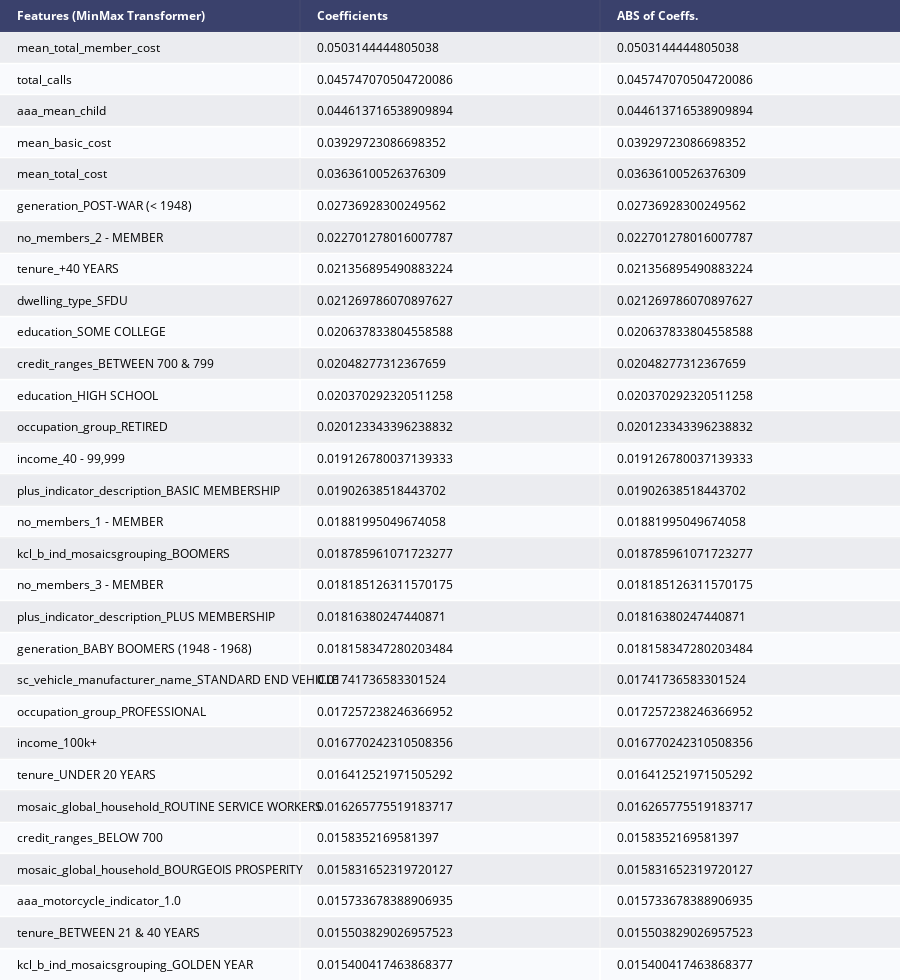

The cell this chart's notebook holds for it:
### Code cell
coef_df_et = pd.DataFrame({'feature':testX.columns, 'coefs': et.feature_importances_})
coef_df_et["abs_coeff"] = coef_df_et['coefs'].abs()
coef_df_et.sort_values("abs_coeff",ascending=False,inplace=True)
coef_df_et.nlargest(30,columns=["abs_coeff"])
counts_et = pd.DataFrame(coef_df_et.nlargest(30,columns=["abs_coeff"]), index=None)
counts_et.rename(columns={"feature": "Features (MinMax Transformer)", 'coefs':'Coefficients', 'abs_coeff': "ABS of Coeffs."}, inplace=True)
fig = ff.create_table(counts_et, height_constant=30, index=False)
fig.write_image(var_to_predict_save+'_et_coef.png')
py.iplot(fig)

### Figure 1 — Plotly figure (JSON) as saved in the notebook; plotly's stock layout.template omitted (floating-point values rounded to 4 significant figures)
{"data": [{"colorscale": [[0, "#00083e"], [0.5, "#ededee"], [1, "#ffffff"]], "hoverinfo": "none", "opacity": 0.75, "showscale": false, "type": "heatmap", "z": [[0, 0, 0], [0.5, 0.5, 0.5], [1, 1, 1], [0.5, 0.5, 0.5], [1, 1, 1], [0.5, 0.5, 0.5], [1, 1, 1], [0.5, 0.5, 0.5], [1, 1, 1], [0.5, 0.5, 0.5], [1, 1, 1], [0.5, 0.5, 0.5], [1, 1, 1], [0.5, 0.5, 0.5], [1, 1, 1], [0.5, 0.5, 0.5], [1, 1, 1], [0.5, 0.5, 0.5], [1, 1, 1], [0.5, 0.5, 0.5], [1, 1, 1], [0.5, 0.5, 0.5], [1, 1, 1], [0.5, 0.5, 0.5], [1, 1, 1], [0.5, 0.5, 0.5], [1, 1, 1], [0.5, 0.5, 0.5], [1, 1, 1], [0.5, 0.5, 0.5], [1, 1, 1]]}], "layout": {"annotations": [{"align": "left", "font": {"color": "#ffffff"}, "showarrow": false, "text": "<b>Features (MinMax Transformer)</b>", "x": -0.45, "xanchor": "left", "xref": "x", "y": 0, "yref": "y"}, {"align": "left", "font": {"color": "#ffffff"}, "showarrow": false, "text": "<b>Coefficients</b>", "x": 0.55, "xanchor": "left", "xref": "x", "y": 0, "yref": "y"}, {"align": "left", "font": {"color": "#ffffff"}, "showarrow": false, "text": "<b>ABS of Coeffs.</b>", "x": 1.55, "xanchor": "left", "xref": "x", "y": 0, "yref": "y"}, {"align": "left", "font": {"color": "#000000"}, "showarrow": false, "text": "mean_total_member_cost", "x": -0.45, "xanchor": "left", "xref": "x", "y": 1, "yref": "y"}, {"align": "left", "font": {"color": "#000000"}, "showarrow": false, "text": "0.0503144444805038", "x": 0.55, "xanchor": "left", "xref": "x", "y": 1, "yref": "y"}, {"align": "left", "font": {"color": "#000000"}, "showarrow": false, "text": "0.0503144444805038", "x": 1.55, "xanchor": "left", "xref": "x", "y": 1, "yref": "y"}, {"align": "left", "font": {"color": "#000000"}, "showarrow": false, "text": "total_calls", "x": -0.45, "xanchor": "left", "xref": "x", "y": 2, "yref": "y"}, {"align": "left", "font": {"color": "#000000"}, "showarrow": false, "text": "0.045747070504720086", "x": 0.55, "xanchor": "left", "xref": "x", "y": 2, "yref": "y"}, {"align": "left", "font": {"color": "#000000"}, "showarrow": false, "text": "0.045747070504720086", "x": 1.55, "xanchor": "left", "xref": "x", "y": 2, "yref": "y"}, {"align": "left", "font": {"color": "#000000"}, "showarrow": false, "text": "aaa_mean_child", "x": -0.45, "xanchor": "left", "xref": "x", "y": 3, "yref": "y"}, {"align": "left", "font": {"color": "#000000"}, "showarrow": false, "text": "0.044613716538909894", "x": 0.55, "xanchor": "left", "xref": "x", "y": 3, "yref": "y"}, {"align": "left", "font": {"color": "#000000"}, "showarrow": false, "text": "0.044613716538909894", "x": 1.55, "xanchor": "left", "xref": "x", "y": 3, "yref": "y"}, {"align": "left", "font": {"color": "#000000"}, "showarrow": false, "text": "mean_basic_cost", "x": -0.45, "xanchor": "left", "xref": "x", "y": 4, "yref": "y"}, {"align": "left", "font": {"color": "#000000"}, "showarrow": false, "text": "0.03929723086698352", "x": 0.55, "xanchor": "left", "xref": "x", "y": 4, "yref": "y"}, {"align": "left", "font": {"color": "#000000"}, "showarrow": false, "text": "0.03929723086698352", "x": 1.55, "xanchor": "left", "xref": "x", "y": 4, "yref": "y"}, {"align": "left", "font": {"color": "#000000"}, "showarrow": false, "text": "mean_total_cost", "x": -0.45, "xanchor": "left", "xref": "x", "y": 5, "yref": "y"}, {"align": "left", "font": {"color": "#000000"}, "showarrow": false, "text": "0.03636100526376309", "x": 0.55, "xanchor": "left", "xref": "x", "y": 5, "yref": "y"}, {"align": "left", "font": {"color": "#000000"}, "showarrow": false, "text": "0.03636100526376309", "x": 1.55, "xanchor": "left", "xref": "x", "y": 5, "yref": "y"}, {"align": "left", "font": {"color": "#000000"}, "showarrow": false, "text": "generation_POST-WAR (< 1948)", "x": -0.45, "xanchor": "left", "xref": "x", "y": 6, "yref": "y"}, {"align": "left", "font": {"color": "#000000"}, "showarrow": false, "text": "0.02736928300249562", "x": 0.55, "xanchor": "left", "xref": "x", "y": 6, "yref": "y"}, {"align": "left", "font": {"color": "#000000"}, "showarrow": false, "text": "0.02736928300249562", "x": 1.55, "xanchor": "left", "xref": "x", "y": 6, "yref": "y"}, {"align": "left", "font": {"color": "#000000"}, "showarrow": false, "text": "no_members_2 - MEMBER", "x": -0.45, "xanchor": "left", "xref": "x", "y": 7, "yref": "y"}, {"align": "left", "font": {"color": "#000000"}, "showarrow": false, "text": "0.022701278016007787", "x": 0.55, "xanchor": "left", "xref": "x", "y": 7, "yref": "y"}, {"align": "left", "font": {"color": "#000000"}, "showarrow": false, "text": "0.022701278016007787", "x": 1.55, "xanchor": "left", "xref": "x", "y": 7, "yref": "y"}, {"align": "left", "font": {"color": "#000000"}, "showarrow": false, "text": "tenure_+40 YEARS", "x": -0.45, "xanchor": "left", "xref": "x", "y": 8, "yref": "y"}, {"align": "left", "font": {"color": "#000000"}, "showarrow": false, "text": "0.021356895490883224", "x": 0.55, "xanchor": "left", "xref": "x", "y": 8, "yref": "y"}, {"align": "left", "font": {"color": "#000000"}, "showarrow": false, "text": "0.021356895490883224", "x": 1.55, "xanchor": "left", "xref": "x", "y": 8, "yref": "y"}, {"align": "left", "font": {"color": "#000000"}, "showarrow": false, "text": "dwelling_type_SFDU", "x": -0.45, "xanchor": "left", "xref": "x", "y": 9, "yref": "y"}, {"align": "left", "font": {"color": "#000000"}, "showarrow": false, "text": "0.021269786070897627", "x": 0.55, "xanchor": "left", "xref": "x", "y": 9, "yref": "y"}, {"align": "left", "font": {"color": "#000000"}, "showarrow": false, "text": "0.021269786070897627", "x": 1.55, "xanchor": "left", "xref": "x", "y": 9, "yref": "y"}, {"align": "left", "font": {"color": "#000000"}, "showarrow": false, "text": "education_SOME COLLEGE", "x": -0.45, "xanchor": "left", "xref": "x", "y": 10, "yref": "y"}, {"align": "left", "font": {"color": "#000000"}, "showarrow": false, "text": "0.020637833804558588", "x": 0.55, "xanchor": "left", "xref": "x", "y": 10, "yref": "y"}, {"align": "left", "font": {"color": "#000000"}, "showarrow": false, "text": "0.020637833804558588", "x": 1.55, "xanchor": "left", "xref": "x", "y": 10, "yref": "y"}, {"align": "left", "font": {"color": "#000000"}, "showarrow": false, "text": "credit_ranges_BETWEEN 700 & 799", "x": -0.45, "xanchor": "left", "xref": "x", "y": 11, "yref": "y"}, {"align": "left", "font": {"color": "#000000"}, "showarrow": false, "text": "0.02048277312367659", "x": 0.55, "xanchor": "left", "xref": "x", "y": 11, "yref": "y"}, {"align": "left", "font": {"color": "#000000"}, "showarrow": false, "text": "0.02048277312367659", "x": 1.55, "xanchor": "left", "xref": "x", "y": 11, "yref": "y"}, {"align": "left", "font": {"color": "#000000"}, "showarrow": false, "text": "education_HIGH SCHOOL", "x": -0.45, "xanchor": "left", "xref": "x", "y": 12, "yref": "y"}, {"align": "left", "font": {"color": "#000000"}, "showarrow": false, "text": "0.020370292320511258", "x": 0.55, "xanchor": "left", "xref": "x", "y": 12, "yref": "y"}, {"align": "left", "font": {"color": "#000000"}, "showarrow": false, "text": "0.020370292320511258", "x": 1.55, "xanchor": "left", "xref": "x", "y": 12, "yref": "y"}, {"align": "left", "font": {"color": "#000000"}, "showarrow": false, "text": "occupation_group_RETIRED", "x": -0.45, "xanchor": "left", "xref": "x", "y": 13, "yref": "y"}, {"align": "left", "font": {"color": "#000000"}, "showarrow": false, "text": "0.020123343396238832", "x": 0.55, "xanchor": "left", "xref": "x", "y": 13, "yref": "y"}, {"align": "left", "font": {"color": "#000000"}, "showarrow": false, "text": "0.020123343396238832", "x": 1.55, "xanchor": "left", "xref": "x", "y": 13, "yref": "y"}, {"align": "left", "font": {"color": "#000000"}, "showarrow": false, "text": "income_40 - 99,999", "x": -0.45, "xanchor": "left", "xref": "x", "y": 14, "yref": "y"}, {"align": "left", "font": {"color": "#000000"}, "showarrow": false, "text": "0.019126780037139333", "x": 0.55, "xanchor": "left", "xref": "x", "y": 14, "yref": "y"}, {"align": "left", "font": {"color": "#000000"}, "showarrow": false, "text": "0.019126780037139333", "x": 1.55, "xanchor": "left", "xref": "x", "y": 14, "yref": "y"}, {"align": "left", "font": {"color": "#000000"}, "showarrow": false, "text": "plus_indicator_description_BASIC MEMBERSHIP", "x": -0.45, "xanchor": "left", "xref": "x", "y": 15, "yref": "y"}, {"align": "left", "font": {"color": "#000000"}, "showarrow": false, "text": "0.01902638518443702", "x": 0.55, "xanchor": "left", "xref": "x", "y": 15, "yref": "y"}, {"align": "left", "font": {"color": "#000000"}, "showarrow": false, "text": "0.01902638518443702", "x": 1.55, "xanchor": "left", "xref": "x", "y": 15, "yref": "y"}, {"align": "left", "font": {"color": "#000000"}, "showarrow": false, "text": "no_members_1 - MEMBER", "x": -0.45, "xanchor": "left", "xref": "x", "y": 16, "yref": "y"}, {"align": "left", "font": {"color": "#000000"}, "showarrow": false, "text": "0.01881995049674058", "x": 0.55, "xanchor": "left", "xref": "x", "y": 16, "yref": "y"}, {"align": "left", "font": {"color": "#000000"}, "showarrow": false, "text": "0.01881995049674058", "x": 1.55, "xanchor": "left", "xref": "x", "y": 16, "yref": "y"}, {"align": "left", "font": {"color": "#000000"}, "showarrow": false, "text": "kcl_b_ind_mosaicsgrouping_BOOMERS", "x": -0.45, "xanchor": "left", "xref": "x", "y": 17, "yref": "y"}, {"align": "left", "font": {"color": "#000000"}, "showarrow": false, "text": "0.018785961071723277", "x": 0.55, "xanchor": "left", "xref": "x", "y": 17, "yref": "y"}, {"align": "left", "font": {"color": "#000000"}, "showarrow": false, "text": "0.018785961071723277", "x": 1.55, "xanchor": "left", "xref": "x", "y": 17, "yref": "y"}, {"align": "left", "font": {"color": "#000000"}, "showarrow": false, "text": "no_members_3 - MEMBER", "x": -0.45, "xanchor": "left", "xref": "x", "y": 18, "yref": "y"}, {"align": "left", "font": {"color": "#000000"}, "showarrow": false, "text": "0.018185126311570175", "x": 0.55, "xanchor": "left", "xref": "x", "y": 18, "yref": "y"}, {"align": "left", "font": {"color": "#000000"}, "showarrow": false, "text": "0.018185126311570175", "x": 1.55, "xanchor": "left", "xref": "x", "y": 18, "yref": "y"}, {"align": "left", "font": {"color": "#000000"}, "showarrow": false, "text": "plus_indicator_description_PLUS MEMBERSHIP", "x": -0.45, "xanchor": "left", "xref": "x", "y": 19, "yref": "y"}, {"align": "left", "font": {"color": "#000000"}, "showarrow": false, "text": "0.01816380247440871", "x": 0.55, "xanchor": "left", "xref": "x", "y": 19, "yref": "y"}, {"align": "left", "font": {"color": "#000000"}, "showarrow": false, "text": "0.01816380247440871", "x": 1.55, "xanchor": "left", "xref": "x", "y": 19, "yref": "y"}, {"align": "left", "font": {"color": "#000000"}, "showarrow": false, "text": "generation_BABY BOOMERS (1948 - 1968)", "x": -0.45, "xanchor": "left", "xref": "x", "y": 20, "yref": "y"}, {"align": "left", "font": {"color": "#000000"}, "showarrow": false, "text": "0.018158347280203484", "x": 0.55, "xanchor": "left", "xref": "x", "y": 20, "yref": "y"}, {"align": "left", "font": {"color": "#000000"}, "showarrow": false, "text": "0.018158347280203484", "x": 1.55, "xanchor": "left", "xref": "x", "y": 20, "yref": "y"}, {"align": "left", "font": {"color": "#000000"}, "showarrow": false, "text": "sc_vehicle_manufacturer_name_STANDARD END VEHICLE", "x": -0.45, "xanchor": "left", "xref": "x", "y": 21, "yref": "y"}, {"align": "left", "font": {"color": "#000000"}, "showarrow": false, "text": "0.01741736583301524", "x": 0.55, "xanchor": "left", "xref": "x", "y": 21, "yref": "y"}, {"align": "left", "font": {"color": "#000000"}, "showarrow": false, "text": "0.01741736583301524", "x": 1.55, "xanchor": "left", "xref": "x", "y": 21, "yref": "y"}, {"align": "left", "font": {"color": "#000000"}, "showarrow": false, "text": "occupation_group_PROFESSIONAL", "x": -0.45, "xanchor": "left", "xref": "x", "y": 22, "yref": "y"}, {"align": "left", "font": {"color": "#000000"}, "showarrow": false, "text": "0.017257238246366952", "x": 0.55, "xanchor": "left", "xref": "x", "y": 22, "yref": "y"}, {"align": "left", "font": {"color": "#000000"}, "showarrow": false, "text": "0.017257238246366952", "x": 1.55, "xanchor": "left", "xref": "x", "y": 22, "yref": "y"}, {"align": "left", "font": {"color": "#000000"}, "showarrow": false, "text": "income_100k+", "x": -0.45, "xanchor": "left", "xref": "x", "y": 23, "yref": "y"}, {"align": "left", "font": {"color": "#000000"}, "showarrow": false, "text": "0.016770242310508356", "x": 0.55, "xanchor": "left", "xref": "x", "y": 23, "yref": "y"}, {"align": "left", "font": {"color": "#000000"}, "showarrow": false, "text": "0.016770242310508356", "x": 1.55, "xanchor": "left", "xref": "x", "y": 23, "yref": "y"}, {"align": "left", "font": {"color": "#000000"}, "showarrow": false, "text": "tenure_UNDER 20 YEARS", "x": -0.45, "xanchor": "left", "xref": "x", "y": 24, "yref": "y"}, {"align": "left", "font": {"color": "#000000"}, "showarrow": false, "text": "0.016412521971505292", "x": 0.55, "xanchor": "left", "xref": "x", "y": 24, "yref": "y"}, {"align": "left", "font": {"color": "#000000"}, "showarrow": false, "text": "0.016412521971505292", "x": 1.55, "xanchor": "left", "xref": "x", "y": 24, "yref": "y"}, {"align": "left", "font": {"color": "#000000"}, "showarrow": false, "text": "mosaic_global_household_ROUTINE SERVICE WORKERS", "x": -0.45, "xanchor": "left", "xref": "x", "y": 25, "yref": "y"}, {"align": "left", "font": {"color": "#000000"}, "showarrow": false, "text": "0.016265775519183717", "x": 0.55, "xanchor": "left", "xref": "x", "y": 25, "yref": "y"}, {"align": "left", "font": {"color": "#000000"}, "showarrow": false, "text": "0.016265775519183717", "x": 1.55, "xanchor": "left", "xref": "x", "y": 25, "yref": "y"}, {"align": "left", "font": {"color": "#000000"}, "showarrow": false, "text": "credit_ranges_BELOW 700", "x": -0.45, "xanchor": "left", "xref": "x", "y": 26, "yref": "y"}, {"align": "left", "font": {"color": "#000000"}, "showarrow": false, "text": "0.0158352169581397", "x": 0.55, "xanchor": "left", "xref": "x", "y": 26, "yref": "y"}, {"align": "left", "font": {"color": "#000000"}, "showarrow": false, "text": "0.0158352169581397", "x": 1.55, "xanchor": "left", "xref": "x", "y": 26, "yref": "y"}, {"align": "left", "font": {"color": "#000000"}, "showarrow": false, "text": "mosaic_global_household_BOURGEOIS PROSPERITY", "x": -0.45, "xanchor": "left", "xref": "x", "y": 27, "yref": "y"}, {"align": "left", "font": {"color": "#000000"}, "showarrow": false, "text": "0.015831652319720127", "x": 0.55, "xanchor": "left", "xref": "x", "y": 27, "yref": "y"}, {"align": "left", "font": {"color": "#000000"}, "showarrow": false, "text": "0.015831652319720127", "x": 1.55, "xanchor": "left", "xref": "x", "y": 27, "yref": "y"}, {"align": "left", "font": {"color": "#000000"}, "showarrow": false, "text": "aaa_motorcycle_indicator_1.0", "x": -0.45, "xanchor": "left", "xref": "x", "y": 28, "yref": "y"}, {"align": "left", "font": {"color": "#000000"}, "showarrow": false, "text": "0.015733678388906935", "x": 0.55, "xanchor": "left", "xref": "x", "y": 28, "yref": "y"}, {"align": "left", "font": {"color": "#000000"}, "showarrow": false, "text": "0.015733678388906935", "x": 1.55, "xanchor": "left", "xref": "x", "y": 28, "yref": "y"}, {"align": "left", "font": {"color": "#000000"}, "showarrow": false, "text": "tenure_BETWEEN 21 & 40 YEARS", "x": -0.45, "xanchor": "left", "xref": "x", "y": 29, "yref": "y"}, {"align": "left", "font": {"color": "#000000"}, "showarrow": false, "text": "0.015503829026957523", "x": 0.55, "xanchor": "left", "xref": "x", "y": 29, "yref": "y"}, {"align": "left", "font": {"color": "#000000"}, "showarrow": false, "text": "0.015503829026957523", "x": 1.55, "xanchor": "left", "xref": "x", "y": 29, "yref": "y"}, {"align": "left", "font": {"color": "#000000"}, "showarrow": false, "text": "kcl_b_ind_mosaicsgrouping_GOLDEN YEAR", "x": -0.45, "xanchor": "left", "xref": "x", "y": 30, "yref": "y"}, {"align": "left", "font": {"color": "#000000"}, "showarrow": false, "text": "0.015400417463868377", "x": 0.55, "xanchor": "left", "xref": "x", "y": 30, "yref": "y"}, {"align": "left", "font": {"color": "#000000"}, "showarrow": false, "text": "0.015400417463868377", "x": 1.55, "xanchor": "left", "xref": "x", "y": 30, "yref": "y"}], "height": 980, "margin": {"b": 0, "l": 0, "r": 0, "t": 0}, "xaxis": {"dtick": 1, "gridwidth": 2, "showticklabels": false, "tick0": -0.5, "ticks": "", "zeroline": false}, "yaxis": {"autorange": "reversed", "dtick": 1, "gridwidth": 2, "showticklabels": false, "tick0": 0.5, "ticks": "", "zeroline": false}}}
